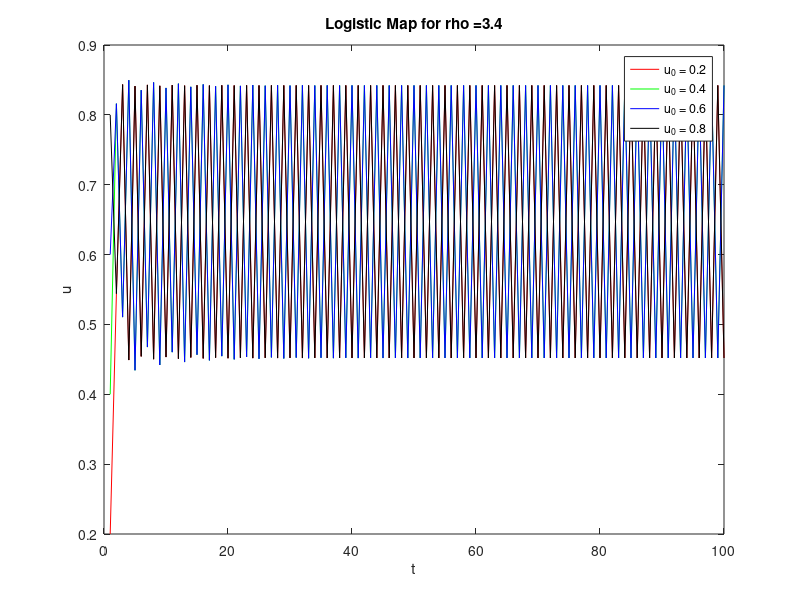

MATLAB code to generate this figure:
%%
clear
ro = 3.2;
u = zeros(4,100);
u(1,1) = 0.2;
u(2,1) = 0.4;
u(3,1) = 0.6;
u(4,1) = 0.8;
t = 1:100;
for i = 1:4
    for j = 2:100
        u(i,j) = ro*u(i,j-1)*(1-u(i,j-1));
    end
end

plot(t,u(1,:),'r',t,u(2,:),'g',t,u(3,:),'b',t,u(4,:),'k')
xlabel('t')
ylabel('u')
legend('u_0 = 0.2','u_0 = 0.4','u_0 = 0.6','u_0 = 0.8')
title('Logistic Map')

%%
clear
ros = [2.6,2.8,3.4];
for k = 1:3
    ro = ros(k);
    u = zeros(4,100);
    u(1,1) = 0.2;
    u(2,1) = 0.4;
    u(3,1) = 0.6;
    u(4,1) = 0.8;
    t = 1:100;
    for i = 1:4
        for j = 2:100
            u(i,j) = ro*u(i,j-1)*(1-u(i,j-1));
        end
    end

    plot(t,u(1,:),'r',t,u(2,:),'g',t,u(3,:),'b',t,u(4,:),'k')
    xlabel('t')
    ylabel('u')
    legend('u_0 = 0.2','u_0 = 0.4','u_0 = 0.6','u_0 = 0.8')
    title(strcat('Logistic Map for rho = ',num2str(ro)))
    
end